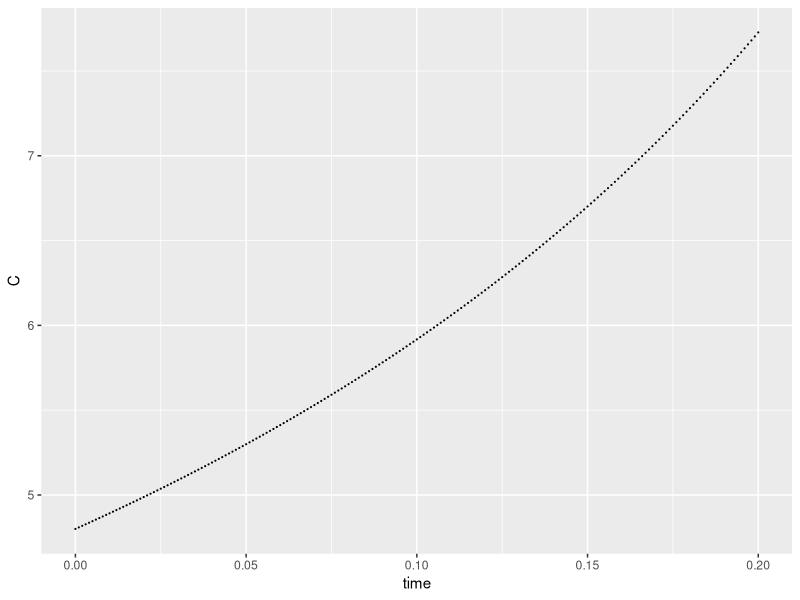

Reproduce this figure in R.
##~~~~~~~~~~~~~~~~~~~~~~~~~~~~~~~~~~~~~~~~~~~~~~~~~~~~~~~~~~~~~~~~~~~~~~~~~~~~~~
##                                                                            --
##---------------------- DIFFERENTIAL EQUATION PRACTICE-------------------------
##                                                                            --
##~~~~~~~~~~~~~~~~~~~~~~~~~~~~~~~~~~~~~~~~~~~~~~~~~~~~~~~~~~~~~~~~~~~~~~~~~~~~~~

#library(ARTofR)
#xxx_title1("Differential Equation Practice")

library(deSolve)
library(tidyverse)
library(ggplot2)

#create timer series to estimate numerical solution over
time_seq <- seq(from = 0, to = 0.2, by = 0.001)

#set parameter values (can change)
parameter_example <- c(lambda = 0.4, delta = 0.06)

#set initial conditions
init_cond_example <- c(C = 4.8)

#prepare differential equations as a function
df_equation_example <- function(time_seq, init_cond_example, parameter_example) {
  
  # using our initial conditions and parameter values ....
  with(as.list(c(init_cond_example, parameter_example)), {
    
    # ... estimate the numerical solutions to this differential equation....
    dCdt = lambda * C^2 - 3.1 * delta
    
    # ...and return a list of approximated solutions calculated at each time step 
    #for all equations (here we only have 1 equation that we're solving for)
    return(list(c(dCdt)))
    
  })
}

#find approximate solution numerically 
approx_df_example <- deSolve::ode(y = init_cond_example, 
                                  times = time_seq,
                                  func = df_equation_example,
                                  parms = parameter_example)

#check class
class(approx_df_example)

#convert to data frame for plotting
approx_df_example <- data.frame(approx_df_example)
class(approx_df_example)

#plot it!
ggplot(data = approx_df_example, aes(x = time, y = C)) +
  geom_point(size = 0.1)
